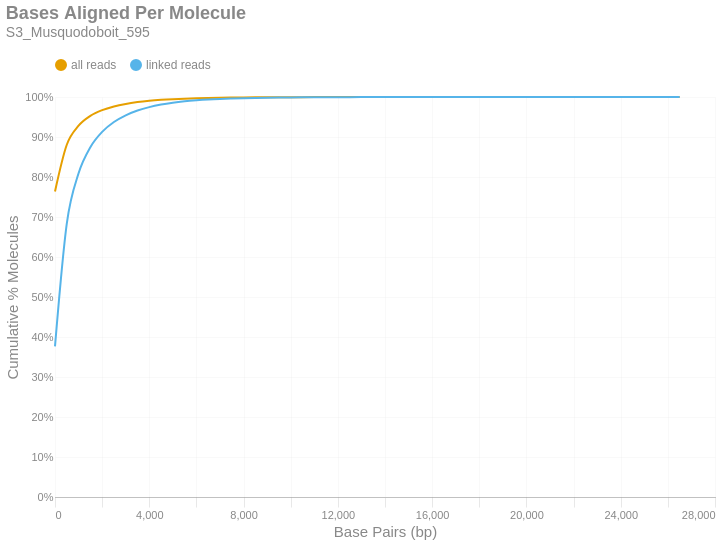

Notebook cell for this chart:
### Markdown cell above
### Bases Aligned Per Molecule
This is a cumulative frequency distribution showing the number of base pairs aligned per unique molecule. These data are shown in 500 bp bins. There are two distributions: one with `all reads` (yellow) and another with only `linked reads` (blue). The percent of molecules in the `linked reads` distribution is relative to the total number of linked molecules.

### Code cell
if SKIPLR:
    print_html(f"Skipped")
else:
    binned_df = consolidated_hist(valids['aligned_bp'], mask, 500, True)
    with SafeRender(binned_df):
        (
            density_plot(binned_df, 'Bases Aligned Per Molecule', samplename, 'basesper')
            .encode(
                x=alt.X('bin:Q', title="Base Pairs (bp)").axis(tickMinStep=500).scale(padding=0),
                y=alt.Y('value:Q', title='Cumulative % Molecules')
                    .axis(format='%')
                    .scale(domain = [0,1])
                    .stack(False),
                color=alt.Color("key:N").scale(domain = ["all reads", "linked reads"]),
                tooltip = [
                    alt.Tooltip("key:N", title = "Data Type"),
                    alt.Tooltip("range_label:N", title="Bases Aligned Per Molecule"),
                    alt.Tooltip("value:Q", format = ".2%", title="% Molecules (Cum.)")
                ]
            )
        ).display()

### Figure 1 — Vega-Lite specification as saved in the notebook (floating-point values rounded to 4 significant figures)
{"width": "container", "height": 400, "config": {"title": {"anchor": "start", "dy": -15, "fontSize": 18, "color": "#888888", "subtitleColor": "#888888", "subtitleFontSize": 14}, "arc": {"fill": "#0072B2"}, "axis": {"domainColor": "#888888", "domainWidth": 0.5, "gridWidth": 0.2, "grid": false, "titleFontWeight": 400, "titleFontSize": 15, "labelFontSize": 11, "labelColor": "#888888", "tickColor": "#888888", "tickWidth": 0.2, "titleColor": "#888888"}, "axisBand": {"grid": false}, "axisX": {"grid": true, "tickSize": 10, "domainCap": "round"}, "axisY": {"domain": false, "grid": true, "tickSize": 0, "domainCap": "round"}, "background": "transparent", "header": {"labelFontSize": 15, "labelColor": "#888888", "titleFontSize": 15, "titleFontWeight": 600, "titleColor": "#888888"}, "legend": {"labelFont": "sans-serif", "labelFontSize": 12, "labelColor": "#888888", "symbolSize": 100, "symbolType": "circle", "titleFontSize": 12, "titlePadding": 10, "titleColor": "#888888", "title": null, "orient": "top"}, "range": {"category": ["#E69F00", "#56B4E9", "#009E73", "#F0E442", "#0072B2", "#D55E00", "#CC79A7", "#000000"], "diverging": ["#cfe8f3", "#a2d4ec", "#73bfe2", "#46abdb", "#1696d2", "#12719e"]}, "area": {"fill": "#0072B2", "fillOpacity": 0.7, "line": true, "strokeOpacity": 0.7}, "line": {"color": "#0072B2", "stroke": "#0072B2", "strokeWidth": 2}, "trail": {"color": "#0072B2", "stroke": "#0072B2", "strokeWidth": 0, "size": 1}, "point": {"filled": true, "fillOpacity": 1.0, "size": 95}, "text": {"color": "#888888", "fontSize": 11, "align": "right", "fontWeight": 400, "size": 11}, "bar": {"fill": "#0072B2", "stroke": null}, "view": {"stroke": null, "continuousWidth": 660, "continuousHeight": 400}}, "data": {"name": "data-ccedaec36c32ba309953a89de991d33b"}, "mark": {"type": "line", "interpolate": "monotone", "point": {"opacity": 0, "size": 275}}, "encoding": {"color": {"field": "key", "scale": {"domain": ["all reads", "linked reads"]}, "type": "nominal"}, "tooltip": [{"field": "key", "title": "Data Type", "type": "nominal"}, {"field": "range_label", "title": "Bases Aligned Per Molecule", "type": "nominal"}, {"field": "value", "format": ".2%", "title": "% Molecules (Cum.)", "type": "quantitative"}], "x": {"axis": {"tickMinStep": 500}, "field": "bin", "scale": {"padding": 0}, "title": "Base Pairs (bp)", "type": "quantitative"}, "y": {"axis": {"format": "%"}, "field": "value", "scale": {"domain": [0, 1]}, "stack": false, "title": "Cumulative % Molecules", "type": "quantitative"}}, "params": [{"name": "param_c36ac31b6afebe62", "select": {"type": "point", "fields": ["key"]}, "bind": "legend"}], "title": {"text": "Bases Aligned Per Molecule", "subtitle": "S3_Musquodoboit_595"}, "transform": [{"fold": ["all reads (cumsum)", "linked reads (cumsum)"]}, {"calculate": "replace(datum.key, ' (cumsum)', '')", "as": "key"}, {"filter": {"param": "param_c36ac31b6afebe62"}}], "usermeta": {"embedOptions": {"downloadFileName": "S3_Musquodoboit_595.basesper"}}, "$schema": "https://vega.github.io/schema/vega-lite/v6.1.0.json", "datasets": {"data-ccedaec36c32ba309953a89de991d33b": [{"bin": "0.0", "interval": "0.0-500.0", "all reads": 0.7639, "linked reads": 0.3764, "all reads (cumsum)": 0.7639, "linked reads (cumsum)": 0.3764, "range_label": "0-499"}, {"bin": "500.0", "interval": "500.0-1000.0", "all reads": 0.1167, "linked reads": 0.307, "all reads (cumsum)": 0.8807, "linked reads (cumsum)": 0.6834, "range_label": "500-999"}, {"bin": "1000.0", "interval": "1000.0-1500.0", "all reads": 0.04752, "linked reads": 0.1258, "all reads (cumsum)": 0.9282, "linked reads (cumsum)": 0.8092, "range_label": "1000-1499"}, {"bin": "1500.0", "interval": "1500.0-2000.0", "all reads": 0.02461, "linked reads": 0.06534, "all reads (cumsum)": 0.9528, "linked reads (cumsum)": 0.8746, "range_label": "1500-1999"}, {"bin": "2000.0", "interval": "2000.0-2500.0", "all reads": 0.01437, "linked reads": 0.03818, "all reads (cumsum)": 0.9672, "linked reads (cumsum)": 0.9127, "range_label": "2000-2499"}, {"bin": "2500.0", "interval": "2500.0-3000.0", "all reads": 0.009266, "linked reads": 0.02462, "all reads (cumsum)": 0.9764, "linked reads (cumsum)": 0.9374, "range_label": "2500-2999"}, {"bin": "3000.0", "interval": "3000.0-3500.0", "all reads": 0.006323, "linked reads": 0.0168, "all reads (cumsum)": 0.9827, "linked reads (cumsum)": 0.9542, "range_label": "3000-3499"}, {"bin": "3500.0", "interval": "3500.0-4000.0", "all reads": 0.004514, "linked reads": 0.01199, "all reads (cumsum)": 0.9873, "linked reads (cumsum)": 0.9662, "range_label": "3500-3999"}, {"bin": "4000.0", "interval": "4000.0-4500.0", "all reads": 0.003236, "linked reads": 0.008598, "all reads (cumsum)": 0.9905, "linked reads (cumsum)": 0.9748, "range_label": "4000-4499"}, {"bin": "4500.0", "interval": "4500.0-5000.0", "all reads": 0.002362, "linked reads": 0.006275, "all reads (cumsum)": 0.9929, "linked reads (cumsum)": 0.981, "range_label": "4500-4999"}, {"bin": "5000.0", "interval": "5000.0-5500.0", "all reads": 0.001739, "linked reads": 0.004621, "all reads (cumsum)": 0.9946, "linked reads (cumsum)": 0.9857, "range_label": "5000-5499"}, {"bin": "5500.0", "interval": "5500.0-6000.0", "all reads": 0.001291, "linked reads": 0.00343, "all reads (cumsum)": 0.9959, "linked reads (cumsum)": 0.9891, "range_label": "5500-5999"}, {"bin": "6000.0", "interval": "6000.0-6500.0", "all reads": 0.0009498, "linked reads": 0.002524, "all reads (cumsum)": 0.9968, "linked reads (cumsum)": 0.9916, "range_label": "6000-6499"}, {"bin": "6500.0", "interval": "6500.0-7000.0", "all reads": 0.0007551, "linked reads": 0.002007, "all reads (cumsum)": 0.9976, "linked reads (cumsum)": 0.9936, "range_label": "6500-6999"}, {"bin": "7000.0", "interval": "7000.0-7500.0", "all reads": 0.0005437, "linked reads": 0.001445, "all reads (cumsum)": 0.9981, "linked reads (cumsum)": 0.9951, "range_label": "7000-7499"}, {"bin": "7500.0", "interval": "7500.0-8000.0", "all reads": 0.0003943, "linked reads": 0.001048, "all reads (cumsum)": 0.9985, "linked reads (cumsum)": 0.9961, "range_label": "7500-7999"}, {"bin": "8000.0", "interval": "8000.0-8500.0", "all reads": 0.0003304, "linked reads": 0.0008781, "all reads (cumsum)": 0.9989, "linked reads (cumsum)": 0.997, "range_label": "8000-8499"}, {"bin": "8500.0", "interval": "8500.0-9000.0", "all reads": 0.0002511, "linked reads": 0.0006672, "all reads (cumsum)": 0.9991, "linked reads (cumsum)": 0.9976, "range_label": "8500-8999"}, {"bin": "9000.0", "interval": "9000.0-9500.0", "all reads": 0.0001984, "linked reads": 0.0005272, "all reads (cumsum)": 0.9993, "linked reads (cumsum)": 0.9982, "range_label": "9000-9499"}, {"bin": "9500.0", "interval": "9500.0-10000.0", "all reads": 0.0001469, "linked reads": 0.0003904, "all reads (cumsum)": 0.9995, "linked reads (cumsum)": 0.9986, "range_label": "9500-9999"}, {"bin": "10000.0", "interval": "10000.0-10500.0", "all reads": 0.0001122, "linked reads": 0.0002982, "all reads (cumsum)": 0.9996, "linked reads (cumsum)": 0.9989, "range_label": "10000-10499"}, {"bin": "10500.0", "interval": "10500.0-11000.0", "all reads": 9.548e-05, "linked reads": 0.0002537, "all reads (cumsum)": 0.9997, "linked reads (cumsum)": 0.9991, "range_label": "10500-10999"}, {"bin": "11000.0", "interval": "11000.0-11500.0", "all reads": 6.572e-05, "linked reads": 0.0001746, "all reads (cumsum)": 0.9997, "linked reads (cumsum)": 0.9993, "range_label": "11000-11499"}, {"bin": "11500.0", "interval": "11500.0-12000.0", "all reads": 5.642e-05, "linked reads": 0.0001499, "all reads (cumsum)": 0.9998, "linked reads (cumsum)": 0.9994, "range_label": "11500-11999"}, {"bin": "12000.0", "interval": "12000.0-12500.0", "all reads": 4.898e-05, "linked reads": 0.0001301, "all reads (cumsum)": 0.9998, "linked reads (cumsum)": 0.9996, "range_label": "12000-12499"}, {"bin": "12500.0", "interval": "12500.0-13000.0", "all reads": 2.604e-05, "linked reads": 6.919e-05, "all reads (cumsum)": 0.9999, "linked reads (cumsum)": 0.9996, "range_label": "12500-12999"}, {"bin": "13000.0", "interval": "13000.0-13500.0", "all reads": 2.976e-05, "linked reads": 7.907e-05, "all reads (cumsum)": 0.9999, "linked reads (cumsum)": 0.9997, "range_label": "13000-13499"}, {"bin": "13500.0", "interval": "13500.0-14000.0", "all reads": 2.108e-05, "linked reads": 5.601e-05, "all reads (cumsum)": 0.9999, "linked reads (cumsum)": 0.9998, "range_label": "13500-13999"}, {"bin": "14000.0", "interval": "14000.0-14500.0", "all reads": 1.922e-05, "linked reads": 5.107e-05, "all reads (cumsum)": 0.9999, "linked reads (cumsum)": 0.9998, "range_label": "14000-14499"}, {"bin": "14500.0", "interval": "14500.0-15000.0", "all reads": 1.116e-05, "linked reads": 2.965e-05, "all reads (cumsum)": 0.9999, "linked reads (cumsum)": 0.9999, "range_label": "14500-14999"}, {"bin": "15000.0", "interval": "15000.0-15500.0", "all reads": 9.92e-06, "linked reads": 2.636e-05, "all reads (cumsum)": 1.0, "linked reads (cumsum)": 0.9999, "range_label": "15000-15499"}, {"bin": "15500.0", "interval": "15500.0-16000.0", "all reads": 7.44e-06, "linked reads": 1.977e-05, "all reads (cumsum)": 1.0, "linked reads (cumsum)": 0.9999, "range_label": "15500-15999"}, {"bin": "16000.0", "interval": "16000.0-16500.0", "all reads": 3.72e-06, "linked reads": 9.884e-06, "all reads (cumsum)": 1.0, "linked reads (cumsum)": 0.9999, "range_label": "16000-16499"}, {"bin": "16500.0", "interval": "16500.0-17000.0", "all reads": 4.96e-06, "linked reads": 1.318e-05, "all reads (cumsum)": 1.0, "linked reads (cumsum)": 0.9999, "range_label": "16500-16999"}, {"bin": "17000.0", "interval": "17000.0-17500.0", "all reads": 5.58e-06, "linked reads": 1.483e-05, "all reads (cumsum)": 1.0, "linked reads (cumsum)": 0.9999, "range_label": "17000-17499"}, {"bin": "17500.0", "interval": "17500.0-18000.0", "all reads": 2.48e-06, "linked reads": 6.59e-06, "all reads (cumsum)": 1.0, "linked reads (cumsum)": 0.9999, "range_label": "17500-17999"}, {"bin": "18000.0", "interval": "18000.0-18500.0", "all reads": 3.72e-06, "linked reads": 9.884e-06, "all reads (cumsum)": 1.0, "linked reads (cumsum)": 1.0, "range_label": "18000-18499"}, {"bin": "18500.0", "interval": "18500.0-19000.0", "all reads": 1.24e-06, "linked reads": 3.295e-06, "all reads (cumsum)": 1.0, "linked reads (cumsum)": 1.0, "range_label": "18500-18999"}, {"bin": "19000.0", "interval": "19000.0-19500.0", "all reads": 2.48e-06, "linked reads": 6.59e-06, "all reads (cumsum)": 1.0, "linked reads (cumsum)": 1.0, "range_label": "19000-19499"}, {"bin": "19500.0", "interval": "19500.0-20000.0", "all reads": 1.86e-06, "linked reads": 4.942e-06, "all reads (cumsum)": 1.0, "linked reads (cumsum)": 1.0, "range_label": "19500-19999"}, {"bin": "20000.0", "interval": "20000.0-20500.0", "all reads": 1.24e-06, "linked reads": 3.295e-06, "all reads (cumsum)": 1.0, "linked reads (cumsum)": 1.0, "range_label": "20000-20499"}, {"bin": "20500.0", "interval": "20500.0-21000.0", "all reads": 1.24e-06, "linked reads": 3.295e-06, "all reads (cumsum)": 1.0, "linked reads (cumsum)": 1.0, "range_label": "20500-20999"}, {"bin": "21000.0", "interval": "21000.0-21500.0", "all reads": 6.2e-07, "linked reads": 1.647e-06, "all reads (cumsum)": 1.0, "linked reads (cumsum)": 1.0, "range_label": "21000-21499"}, {"bin": "21500.0", "interval": "21500.0-22000.0", "all reads": 1.86e-06, "linked reads": 4.942e-06, "all reads (cumsum)": 1.0, "linked reads (cumsum)": 1.0, "range_label": "21500-21999"}, {"bin": "22000.0", "interval": "22000.0-22500.0", "all reads": 6.2e-07, "linked reads": 1.647e-06, "all reads (cumsum)": 1.0, "linked reads (cumsum)": 1.0, "range_label": "22000-22499"}, {"bin": "22500.0", "interval": "22500.0-23000.0", "all reads": 1.24e-06, "linked reads": 3.295e-06, "all reads (cumsum)": 1.0, "linked reads (cumsum)": 1.0, "range_label": "22500-22999"}, {"bin": "23000.0", "interval": "23000.0-23500.0", "all reads": 6.2e-07, "linked reads": 1.647e-06, "all reads (cumsum)": 1.0, "linked reads (cumsum)": 1.0, "range_label": "23000-23499"}, {"bin": "23500.0", "interval": "23500.0-24000.0", "all reads": 0.0, "linked reads": 0.0, "all reads (cumsum)": 1.0, "linked reads (cumsum)": 1.0, "range_label": "23500-23999"}, {"bin": "24000.0", "interval": "24000.0-24500.0", "all reads": 0.0, "linked reads": 0.0, "all reads (cumsum)": 1.0, "linked reads (cumsum)": 1.0, "range_label": "24000-24499"}, {"bin": "24500.0", "interval": "24500.0-25000.0", "all reads": 6.2e-07, "linked reads": 1.647e-06, "all reads (cumsum)": 1.0, "linked reads (cumsum)": 1.0, "range_label": "24500-24999"}, {"bin": "25000.0", "interval": "25000.0-25500.0", "all reads": 0.0, "linked reads": 0.0, "all reads (cumsum)": 1.0, "linked reads (cumsum)": 1.0, "range_label": "25000-25499"}, {"bin": "25500.0", "interval": "25500.0-26000.0", "all reads": 6.2e-07, "linked reads": 1.647e-06, "all reads (cumsum)": 1.0, "linked reads (cumsum)": 1.0, "range_label": "25500-25999"}, {"bin": "26000.0", "interval": "26000.0-26500.0", "all reads": 6.2e-07, "linked reads": 1.647e-06, "all reads (cumsum)": 1.0, "linked reads (cumsum)": 1.0, "range_label": "26000-26499"}, {"bin": "26500.0", "interval": "26500.0-27000.0", "all reads": 6.2e-07, "linked reads": 1.647e-06, "all reads (cumsum)": 1.0, "linked reads (cumsum)": 1.0, "range_label": "26500-26999"}]}}
